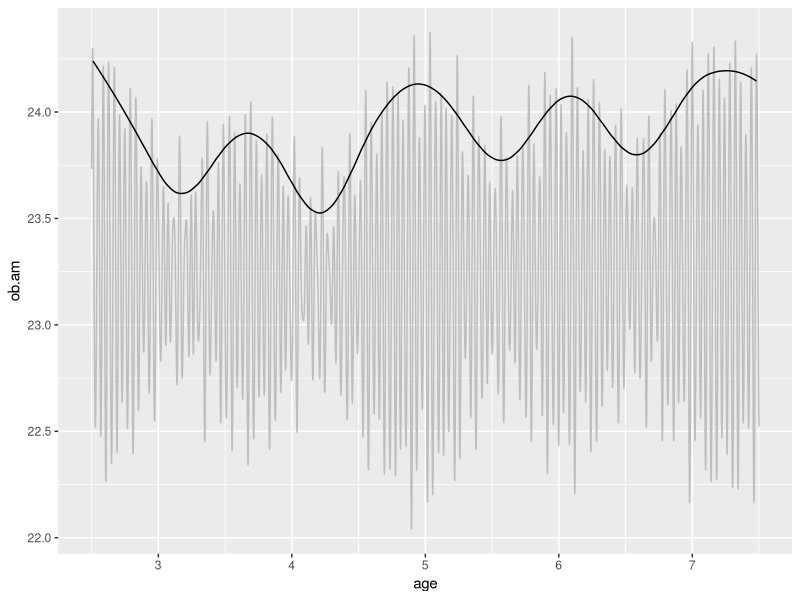
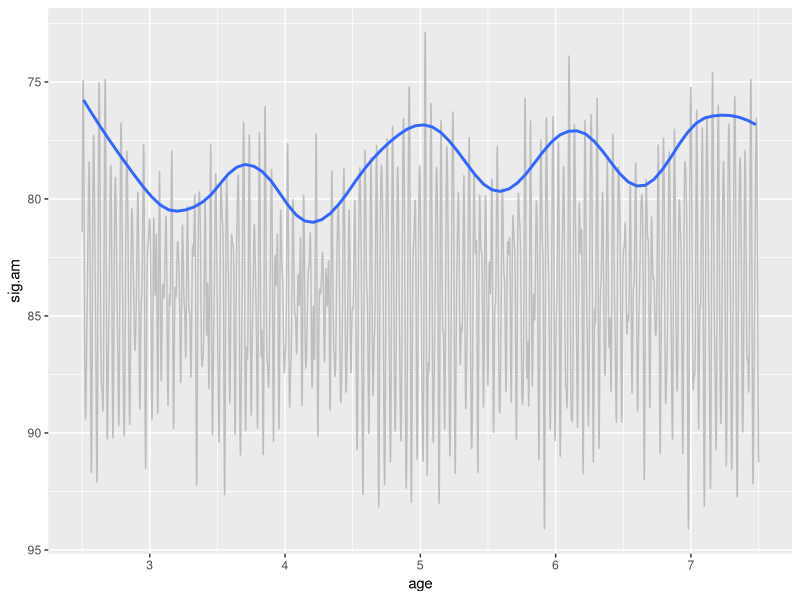
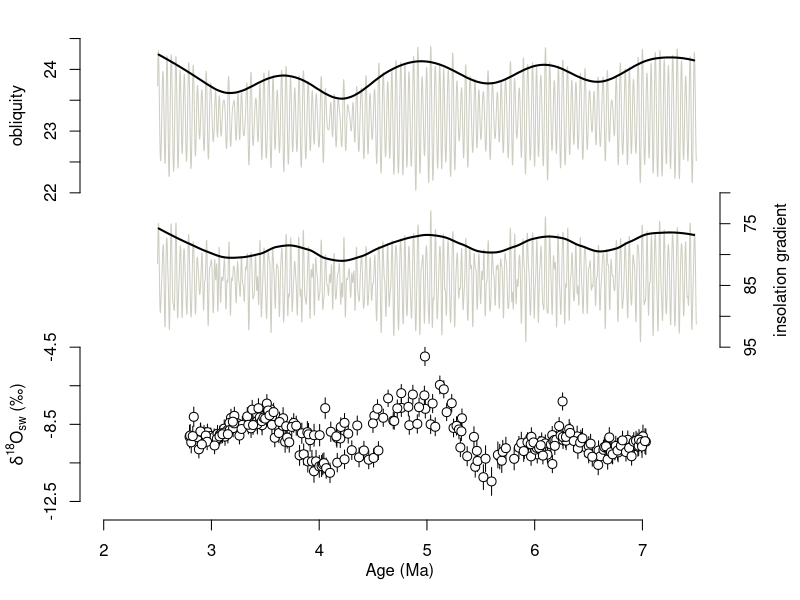

These charts were generated, in order, by the following R code:
library(tidyverse)
library(readxl)
library(ggpubr)
pal = c("#A6CEE3", "#1F78B4", "#B2DF8A", "#33A02C", "#FB9A99", "#E31A1C")
sw = read.csv("out/d18c.csv")
# lr04 = read_xlsx("data/global records/LR04.xlsx") %>%
#   mutate(age = age / 1000) %>%
#   filter(age > 2.5 & age < 7.5)
orbital = read_xlsx("data/global records/Pliocene_orbital_and_insolation_data.xlsx")
age = seq(2.5, 7.5, 0.01)
obliquity = cos(2*pi*(1/1200)*age*1000)
ob.am2 = data.frame(age, obliquity)

## find the obliquity maxima ----
ob = orbital[, c("age", "obliquity")]
ob.max = ob[8,]
num = round((nrow(ob)-8)/41)
row = 8
for (i in 1: num) {
  row.min = row + 39
  row.max = row + 43
  subset = ob[row.min:row.max, ]
  index = which.max(subset$obliquity)
  ob.max[i+1,] = subset[index,]
  row = row.min + index - 1
}
m1 = loess(obliquity ~ age, data = ob.max, span = 0.2)
age = seq(2.51, 7.48, 0.01)
ob.am = predict(m1, age)
ob.am = data.frame(age, ob.am)
m2 = loess(ob.am ~ age, data = ob.am, span = 0.1)
ob.am$ob.am = predict(m2, age)
write_csv(ob.am, "out/ob.am.csv")
ggplot(ob.am, aes(x = age, y = ob.am)) +
  geom_line(data = ob, aes(x = age, y = obliquity), color = "grey") +
  geom_line()

## summer insolation gradient minima ----
sig = orbital[, c("age", "gradient")]
sig.min = sig[9,]
num = round((nrow(sig)-9)/41)
row = 9
for (i in 1: num) {
  row.min = row + 33
  row.max = row + 45
  subset = sig[row.min:row.max, ]
  index = which.min(subset$gradient)
  sig.min[i+1,] = subset[index,]
  row = row.min + index - 1
}
m1 = loess(gradient ~ age, data = sig.min, span = 0.2)
age = seq(2.51, 7.48, 0.01)
sig.am = predict(m1, age)
sig.am = data.frame(age, sig.am)
write_csv(sig.am, "out/sig.am.csv")
ggplot(sig.am, aes(x = age, y = sig.am)) +
  geom_line(data = sig, aes(x = age, y = gradient), color = "grey") +
  geom_smooth(se = FALSE, span = 0.1) + 
  scale_y_reverse()

png("figures/obliquity.jpg", 5.5, 5, units = "in", res = 300)
par(mar = c(4, 4, 1, 4))
plot(0, 0, xlim = c(2, 7.5), ylim = c(0, 3), axes = FALSE,
     xlab = "", ylab = "")
yext = range(ob$obliquity)
tix = seq(floor(min(yext*10)), 
          ceiling(max(yext*10+1)), by = 5)/10
ob.rs = cbind(ob$age,
              2 + (ob$obliquity - min(tix)) / diff(range(tix)))
lines(ob.rs[, 1], ob.rs[, 2], col = "ivory3")
ob.am.rs = cbind(ob.am$age,
              2 + (ob.am$ob.am - min(tix)) / diff(range(tix)))
lines(ob.am.rs[, 1], ob.am.rs[, 2], col = "black", lwd = 2)
axis(2, 2 + (tix - min(tix)) / diff(range(tix)), tix)
mtext(expression("obliquity"), 2, line = 2.5, at = 2.5)

yext = range(sig$gradient)
tix = seq(ceiling(max(yext)), 
          floor(min(yext-2.9)), by = -5)
sig.rs = cbind(sig$age,
                   2 - (sig$gradient - min(tix)) / diff(range(tix)))
lines(sig.rs[, 1], sig.rs[, 2], col = "ivory3")
sig.am.rs = cbind(sig.am$age,
               2 - (sig.am$sig.am - min(tix)) / diff(range(tix)))
lines(sig.am.rs[, 1], sig.am.rs[, 2], col = "black", lwd = 2)
axis(4, 2 - (tix - min(tix)) / diff(range(tix)), tix)
mtext("insolation gradient", 4, line = 2.5, at = 1.5)

yext = range(sw$d18sw.low, sw$d18sw.high)
tix = seq(floor(min(yext*10-3)), 
          ceiling(max(yext*10)), by = 20)/10
sw.rs = cbind(sw$age,
              0 + (sw$d18sw - min(tix)) / diff(range(tix)),
              0 + (sw$d18sw.low - min(tix)) / diff(range(tix)),
              0 + (sw$d18sw.high - min(tix)) / diff(range(tix)))
arrows(sw.rs[, 1], sw.rs[, 3], sw.rs[, 1], sw.rs[, 4], col = "black",
       angle=90, length=0, code = 0)
points(sw.rs[, 1], sw.rs[, 2], col = "black", bg = "white", pch = 21, cex = 1.2)
axis(2, 0 + (tix - min(tix)) / diff(range(tix)), tix)
mtext(expression(delta^"18"*"O"[sw]*" (\u2030)"), 2, line = 2.5, at = 0.5)

axis(1)
mtext("Age (Ma)", 1, line = 2)
dev.off()
